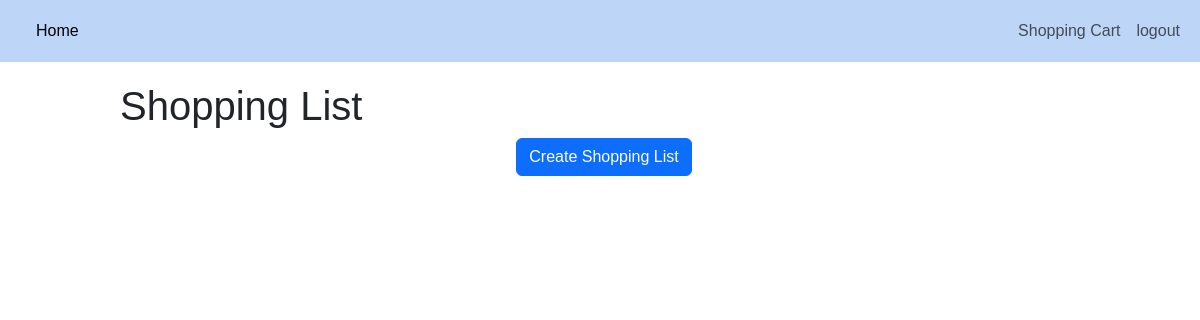
Page /blog (signed in) on the earlier database version.
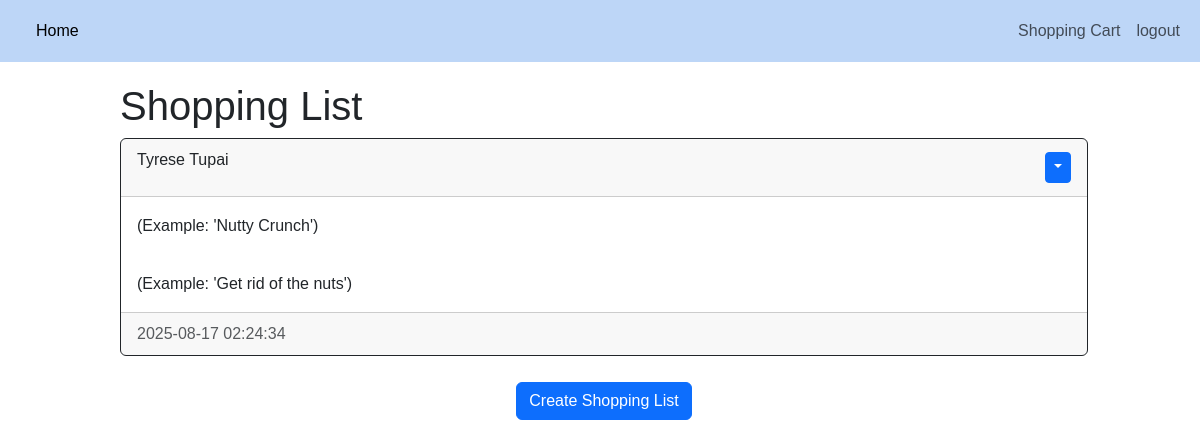
Same page on the later database version.
### website/models.py (models this page shows)
class Post(db.Model):
    id = db.Column(db.Integer, primary_key=True)
    title = db.Column(db.String(150), nullable=False)
    content = db.Column(db.Text, nullable=False)
    date_created = db.Column(db.DateTime(timezone=True), default=func.now())
    author = db.Column(db.Integer, db.ForeignKey('user.id', ondelete="CASCADE"), nullable=False)

class User(db.Model, UserMixin):
    id = db.Column(db.Integer, primary_key=True)
    email = db.Column(db.String(150), unique=True)
    username = db.Column(db.String(150), unique=True)
    password = db.Column(db.String(150))
    date_created = db.Column(db.DateTime(timezone=True), default=func.now())
    posts = db.relationship('Post', backref='user', passive_deletes=True)

### website/views.py (the view)
@views.route("/blog")
@login_required
def blog():
    posts = Post.query.all()
    return render_template("blog.html", user=current_user, posts=posts)

### website/__init__.py (called while the page is built)
def create_app():
    app = Flask(__name__)
    app.config['SECRET_KEY'] = "gLi5VIqXDT"
    app.config['SQLALCHEMY_DATABASE_URI'] = f'sqlite:///{DB_NAME}'
    db.init_app(app)
    from .views import views
    from .auth import auth
    app.register_blueprint(views, url_prefix="/")
    app.register_blueprint(auth, url_prefix="/")
    from .models import User
    with app.app_context():
        db.create_all()
    login_manager = LoginManager()
    login_manager.login_view = "auth.login"
    login_manager.init_app(app)
    @login_manager.user_loader
    def load_user(id):
        return User.query.get(int(id))
    return app

### website/templates/blog.html
{% extends "posts_div.html" %} {% block title %} Shopping List {% endblock %}

### website/templates/posts_div.html (shortened to what this page needs)
{% extends "template.html" %} {% block title %} Home {% endblock %}
{% block content %}
<h1>Shopping List</h1>
<div id="posts">
    {% for post in posts %}
    <div class="card border-dark">
        <div class="card-header d-flex justify-content-between align-items-center">
            <p>{{post.user.username}}</p>
            {% if user.id == post.author %}
            <div class="btn-group">
                <button type="button" class="btn btn-sm btn-primary dropdown-toggle" data-bs-toggle="dropdown"></button>
            </div>
            {% endif %}
        </div>
        <div class="card-body">
            <div class="card-text">{{post.title}}</div>
        </div>
        <div class="card-body">
            <div class="card-text">{{post.content}}</div>
        </div>
        <div class="card-footer text-muted">{{post.date_created}}</div>
    </div>
    <br />
    {% endfor %}
</div>
{% block footer %}
<div align="center">
    <a href="/create-post">
        <button type="button" class="btn btn-primary btn-large">
            Create Shopping List
        </button>
    </a>
</div>
<br />
{% endblock %}
{% endblock %}

### website/templates/template.html (shortened to what this page needs)
<!DOCTYPE html>
<html>
    <head>
        <link href="https://cdn.jsdelivr.net/npm/bootstrap@5.3.6/dist/css/bootstrap.min.css" rel="stylesheet">
        <link rel="stylesheet" type="text/css" href="{{ url_for('static', filename='main.css') }}">
    </head>
    <body>
        <nav class="navbar navbar-expand-lg">
            <div class="container-fluid">
              <div class="collapse navbar-collapse" id="navbarNavAltMarkup">
                <div class="navbar-nav">
                  <a class="nav-link active" aria-current="page" href="/home">Home</a>
                </div>
                  {% if user.is_authenticated %}
                  <div class="navbar-nav ms-auto">
                  <a class="nav-link" href="/blog">Shopping Cart</a>
                  <a class="nav-link" href="/logout">logout</a>
              </div>
                  {% else %}
                  <div class="navbar-nav">
                  <a class="nav-link" href="/login">login</a>
                  <a class="nav-link" href="/sign-up">signup</a>
                  {% endif %}
                </div>
              </div>
          </nav>
        <div class="container">{% block content %} {% endblock %}</div>
    </body>
</html>

### website/static/main.css (style rules this page uses)
nav { background-color: #bdd6f7; }
.nav-link { padding: 10px; }
body { font-family: Arial, sans-serif; line-height: 1.6; margin: 0; padding: 0; }
.container { max-width: 1000px; margin: 20px auto; padding-left: 20px; overflow: hidden; }
body, html { margin: 0; padding: 0; box-sizing: border-box; }

Differences in the rows shown:
added Post: user.username "Tyrese Tupai", title "(Example: 'Nutty Crunch')", content "(Example: 'Get rid of the nuts')", date_created "2025-08-17 02:24:34"
